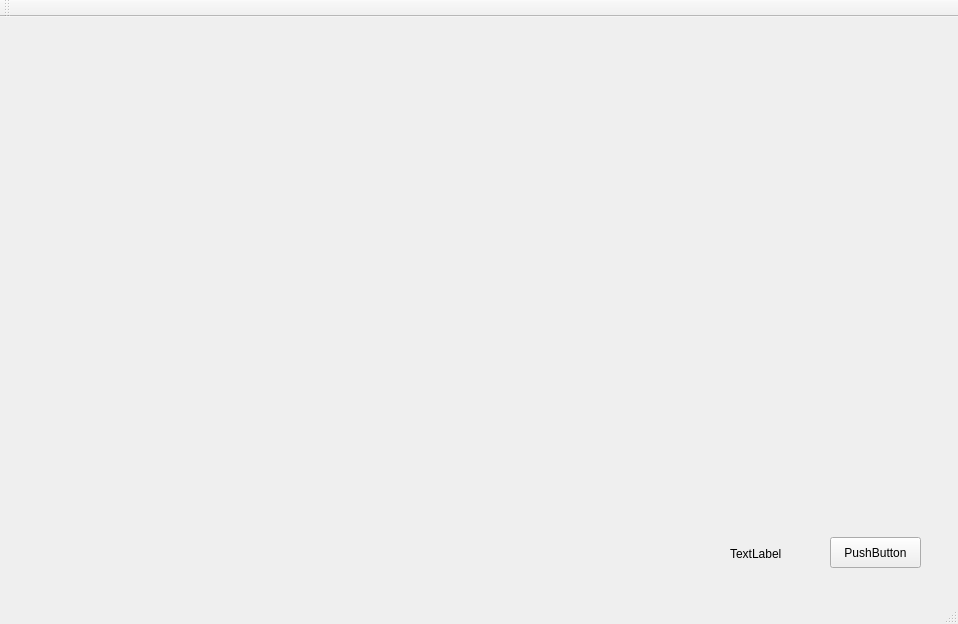
<?xml version="1.0" encoding="UTF-8"?>
<ui version="4.0">
 <class>MainWindow</class>
 <widget class="QMainWindow" name="MainWindow">
  <property name="geometry">
   <rect>
    <x>0</x>
    <y>0</y>
    <width>958</width>
    <height>624</height>
   </rect>
  </property>
  <property name="windowTitle">
   <string>MainWindow</string>
  </property>
  <widget class="QWidget" name="centralWidget">
   <widget class="QPushButton" name="pushButton">
    <property name="geometry">
     <rect>
      <x>830</x>
      <y>520</y>
      <width>91</width>
      <height>31</height>
     </rect>
    </property>
    <property name="text">
     <string>PushButton</string>
    </property>
   </widget>
   <widget class="QWidget" name="verticalLayoutWidget">
    <property name="geometry">
     <rect>
      <x>10</x>
      <y>10</y>
      <width>911</width>
      <height>501</height>
     </rect>
    </property>
    <layout class="QVBoxLayout" name="verticalLayout"/>
   </widget>
   <widget class="QLabel" name="label">
    <property name="geometry">
     <rect>
      <x>730</x>
      <y>530</y>
      <width>59</width>
      <height>14</height>
     </rect>
    </property>
    <property name="text">
     <string>TextLabel</string>
    </property>
   </widget>
  </widget>
  <widget class="QMenuBar" name="menuBar">
   <property name="geometry">
    <rect>
     <x>0</x>
     <y>0</y>
     <width>958</width>
     <height>19</height>
    </rect>
   </property>
  </widget>
  <widget class="QToolBar" name="mainToolBar">
   <attribute name="toolBarArea">
    <enum>TopToolBarArea</enum>
   </attribute>
   <attribute name="toolBarBreak">
    <bool>false</bool>
   </attribute>
  </widget>
  <widget class="QStatusBar" name="statusBar"/>
 </widget>
 <layoutdefault spacing="6" margin="11"/>
 <resources/>
 <connections/>
</ui>
